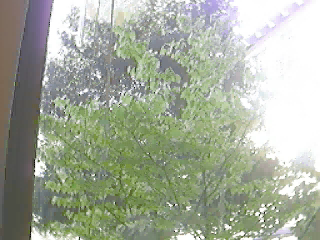
//> input picture frame 45 of src/opencvdemo/tree.avi, 320 x 240 px
$ ./example_15-04 ../../JWKS-Server/GRADEBOT.png   (built with g++ and OpenCV 4)
//> lines starting //> are read from the running program, lines starting //| are printed output that depends on the picture
//Example 15-4. Codebook algorithm implementation
#include <opencv2/opencv.hpp>
#include <vector>
#include <iostream>
#include <cstdlib>
#include <fstream>

using namespace std;

#define CHANNELS 3			//Always 3 because yuv
int cbBounds[CHANNELS];		// IF pixel is within this bound outside of codebook, learn it, else form new code
int minMod[CHANNELS];		// If pixel is lower than a codebook by this amount, it's matched
int maxMod[CHANNELS];		// If pixel is high than a codebook by this amount, it's matched


//The variable t counts the number of points we’ve accumulated since the start or the last
//clear operation. Here’s how the actual codebook elements are described:
//
class CodeElement {
	public:
		uchar learnHigh[CHANNELS];	//High side threshold for learning
		uchar learnLow[CHANNELS];	//Low side threshold for learning
		uchar max[CHANNELS];		//High side of box boundary
		uchar min[CHANNELS];		//Low side of box boundary
		int t_last_update;			//Allow us to kill stale entries
		int stale; 					//max negative run (longest period of inactivity)

		CodeElement() {
			for(int i = 0; i < CHANNELS; i++)
				learnHigh[i] = learnLow[i] = max[i] = min[i] = 0;
			t_last_update = stale = 0;
		}

		CodeElement& operator=( const CodeElement& ce ) {
			for(int i=0; i<CHANNELS; i++ ) {
				learnHigh[i] = ce.learnHigh[i];
				learnLow[i] = ce.learnLow[i];
				min[i] = ce.min[i];
				max[i] = ce.max[i];
			}
			t_last_update = ce.t_last_update;
			stale = ce.stale;
			return *this;
		}

		CodeElement( const CodeElement& ce ) { *this = ce; }
};

// You need one of these for each pixel in the video image (rowXcol)
//
class CodeBook : public vector<CodeElement> {
	public:
	int t;     //Count of every image learned on

	// count every access
	CodeBook() { t=0; }

	// Default is an empty book
	CodeBook( int n ) : vector<CodeElement>(n) { t=0; } // Construct book of size n
};


// Updates the codebook entry with a new data point
// Note: cbBounds must be of length equal to numChannels
//
//
int updateCodebook(  	// return CodeBook index
	const cv::Vec3b& p, // incoming YUV pixel
	CodeBook& c, 		// CodeBook for the pixel
	int* cbBounds,	// Bounds for codebook (usually: {10,10,10})
	int numChannels 	// Number of color channels we're learning
	) {
	if(c.size() == 0)
		c.t = 0;
	c.t += 1;		//Record learning event
	//SET HIGH AND LOW BOUNDS
	unsigned int high[3], low[3], n;
	for( n=0; n<numChannels; n++ ) {
		high[n] = p[n] + *(cbBounds+n);
		if( high[n] > 255 ) high[n] = 255;
		low[n] = p[n] - *(cbBounds+n);
		if( low[n] < 0) low[n] = 0;
	}

	// SEE IF THIS FITS AN EXISTING CODEWORD
	//
	int i;
	int matchChannel;
	for( i=0; i<c.size(); i++ ) {
		matchChannel = 0;
		for( n=0; n<numChannels; n++ ) {
			if( // Found an entry for this channel
				( c[i].learnLow[n] <= p[n] ) && ( p[n] <= c[i].learnHigh[n]))
				matchChannel++;
			}

		if( matchChannel == numChannels ) {// If an entry was found
			c[i].t_last_update = c.t;

			// adjust this codeword for the first channel
			//
			for( n=0; n<numChannels; n++ ) {
				if( c[i].max[n] < p[n] )
					c[i].max[n] = p[n];
				else if( c[i].min[n] > p[n] )
					c[i].min[n] = p[n];
			}
			break;
		}
	}

	// OVERHEAD TO TRACK POTENTIAL STALE ENTRIES
	//
	for( int s=0; s<c.size(); s++ ) {

		// Track which codebook entries are going stale:
		//
		int negRun = c.t - c[s].t_last_update;
		if( c[s].stale < negRun ) c[s].stale = negRun;
	}

	// ENTER A NEW CODEWORD IF NEEDED
	//
	if( i == c.size() ) {
		// if no existing codeword found, make one
		CodeElement ce;
		for( n=0; n<numChannels; n++ ) {
			ce.learnHigh[n] = high[n];
			ce.learnLow[n] = low[n];
			ce.max[n] = p[n];
			ce.min[n] = p[n];
		}
			ce.t_last_update = c.t;
			ce.stale = 0;
			c.push_back( ce );
	}

	// SLOWLY ADJUST LEARNING BOUNDS
	//
	for( n=0; n<numChannels; n++ ) {
		if( c[i].learnHigh[n] < high[n]) c[i].learnHigh[n] += 1;
		if( c[i].learnLow[n] > low[n] ) c[i].learnLow[n] -= 1;
	}
	return c.size();
}

// During learning, after you've learned for some period of time,
// periodically call this to clear out stale codebook entries
//
int foo = 0;
int clearStaleEntries(
	// return number of entries cleared
	CodeBook &c
	// Codebook to clean up
){
	int staleThresh = c.t>>1;
	int *keep = new int[c.size()];
	int keepCnt = 0;

	// SEE WHICH CODEBOOK ENTRIES ARE TOO STALE
	//
	int foogo2 = 0;
	for( int i=0; i<c.size(); i++ ){
		if(c[i].stale > staleThresh)
			keep[i] = 0; // Mark for destruction
		else
		{
			keep[i] = 1; // Mark to keep
			keepCnt += 1;
		}
	}

	// move the entries we want to keep to the front of the vector and then
	// truncate to the correct length once all of the good stuff is saved.
	//
	int k = 0;
	int numCleared = 0;
	for( int ii=0; ii<c.size(); ii++ ) {
		if( keep[ii] ) {
			c[k] = c[ii];
			// We have to refresh these entries for next clearStale
			c[k].t_last_update = 0;
			k++;
		} else {
			numCleared++;
		}
	}
	c.resize( keepCnt );
	delete[] keep;
	return numCleared;
}

// Given a pixel and a codebook, determine whether the pixel is
// covered by the codebook
//
// NOTES:
// minMod and maxMod must have length numChannels,
// e.g. 3 channels => minMod[3], maxMod[3]. There is one min and
//      one max threshold per channel.
//
uchar backgroundDiff( // return 0 => background, 255 => foreground
const cv::Vec3b& p,   // Pixel (YUV)
CodeBook& c,          // Codebook
int numChannels,      // Number of channels we are testing
int* minMod_,          // Add this (possibly negative) number onto max level
                      //    when determining whether new pixel is foreground
int* maxMod_           // Subtract this (possibly negative) number from min
                      //    level when determining whether new pixel is
                      //    foreground
) {
	int matchChannel;

	// SEE IF THIS FITS AN EXISTING CODEWORD
	//
	int i;
	for( i=0; i<c.size(); i++ ) {
		matchChannel = 0;
		for( int n=0; n<numChannels; n++ ) {
			if((c[i].min[n] - minMod_[n] <= p[n] ) && (p[n] <= c[i].max[n] + maxMod_[n]))
			{
				matchChannel++; // Found an entry for this channel
			} else {
				break;
			}
		}
		if(matchChannel == numChannels) {
			break; // Found an entry that matched all channels
		}
	}
	if( i >= c.size() )	//No match with codebook => foreground
		return 255;
	return 0; 			//Else background
}

///////////////////////////////////////////////////////////////////////////////////////////////////
/////////////////// This part adds a "main" to run the above code. ////////////////////////////////
///////////////////////////////////////////////////////////////////////////////////////////////////

// Just make a convienience class (assumes image will not change size in video);
class CbBackgroudDiff {
	public:
	cv::Mat Iyuv;					//Will hold the yuv converted image
	cv::Mat mask;					//Will hold the background difference mask
	vector<CodeBook> codebooks;   	//Will hold a CodeBook for each pixel
	int row, col, image_length;		//How many pixels are in the image

	//Constructor
	void init(cv::Mat &I_from_video) {
		vector<int> v(3,10);
		set_global_vecs(cbBounds, v);
		v[0] = 6; v[1] = 20; v[2] = 8; //Just some decent defaults for low side
		set_global_vecs(minMod, v);
		v[0] = 70; v[1] = 20; v[2] = 6; //Decent defaults for high side
		set_global_vecs(maxMod, v);
		Iyuv.create(I_from_video.size(), I_from_video.type());
		mask.create(I_from_video.size(), CV_8UC1);
		row = I_from_video.rows;
		col = I_from_video.cols;
		image_length = row*col;
		cout << "(row,col,len) = (" << row << ", " << col << ", " << image_length << ")" << endl;
		codebooks.resize(image_length);
	}

	CbBackgroudDiff(cv::Mat &I_from_video) {
		init(I_from_video);
	}

	CbBackgroudDiff(){};

	//Convert to YUV
	void convert_to_yuv(cv::Mat &Irgb)
	{
		cvtColor(Irgb, Iyuv, cv::COLOR_BGR2YUV);
	}

	int size_check(cv::Mat &I) { //Check that image doesn't change size, return -1 if size doesn't match, else 0
		int ret = 0;
		if((row != I.rows) || (col != I.cols)) {
			cerr << "ERROR: Size changed! old[" << row << ", " << col << "], now [" << I.rows << ", " << I.cols << "]!" << endl;
			ret = -1;
		}
		return ret;
	}

	//Utilities for setting gloabals
	void set_global_vecs(int *globalvec, vector<int> &vec) {
		if(vec.size() != CHANNELS) {
			cerr << "Input vec[" << vec.size() << "] should equal CHANNELS [" << CHANNELS << "]" << endl;
			vec.resize(CHANNELS, 10);
		}
		int i = 0;
		for (vector<int>::iterator it = vec.begin(); it != vec.end(); ++it, ++i) {
			 globalvec[i] = *it;
		 }
	 }

	//Background operations
	int updateCodebookBackground(cv::Mat &Irgb) { //Learn codebook, -1 if error, else total # of codes
		convert_to_yuv(Irgb);
		if(size_check(Irgb))
			return -1;
		int total_codebooks = 0;
		cv::Mat_<cv::Vec3b>::iterator Iit = Iyuv.begin<cv::Vec3b>(), IitEnd = Iyuv.end<cv::Vec3b>();
		vector<CodeBook>::iterator Cit = codebooks.begin(), CitEnd = codebooks.end();
		for(; Iit != IitEnd; ++Iit,++Cit) {
			total_codebooks += updateCodebook(*Iit,*Cit,cbBounds,CHANNELS);
		}
		if(Cit != CitEnd)
			cerr << "ERROR: Cit != CitEnd in updateCodeBackground(...) " << endl;
		return(total_codebooks);
	}

	int clearStaleEntriesBackground() { //Clean out stuff that hasn't been updated for a long time
		int total_cleared = 0;
		vector<CodeBook>::iterator Cit = codebooks.begin(), CitEnd = codebooks.end();
		for(; Cit != CitEnd; ++Cit) {
			total_cleared += clearStaleEntries(*Cit);
		}
		return(total_cleared);
	}

	int backgroundDiffBackground(cv::Mat &Irgb) {  //Take the background difference of the image
		convert_to_yuv(Irgb);
		if(size_check(Irgb))
			return -1;
		cv::Mat_<cv::Vec3b>::iterator Iit = Iyuv.begin<cv::Vec3b>(), IitEnd = Iyuv.end<cv::Vec3b>();
		vector<CodeBook>::iterator Cit = codebooks.begin(), CitEnd = codebooks.end();
		cv::Mat_<uchar>::iterator Mit = mask.begin<uchar>(), MitEnd = mask.end<uchar>();
		for(; Iit != IitEnd; ++Iit,++Cit,++Mit) {
			*Mit = backgroundDiff(*Iit,*Cit,CHANNELS,minMod,maxMod);
		}
		if((Cit != CitEnd)||(Mit != MitEnd)){
			cerr << "ERROR: Cit != CitEnd and, or Mit != MitEnd in updateCodeBackground(...) " << endl;
			return -1;
		}
		return 0;
	}
}; // end CbBackgroudDiff


// [49 lines left out: functions help, adjustThresholds, not called in this run]


////////////////////////////////////////////////////////////////
int main( int argc, char** argv) {
	cv::namedWindow( argv[0], cv::WINDOW_AUTOSIZE );
	cv::VideoCapture cap;
	// [6 lines of commented-out code are left out]
  cap.open("E:/app/julia/Learning-OpenCV-3_examples/tree.avi");
	int number_to_train_on = atoi("50");
	cv::Mat image;
	CbBackgroudDiff bgd;

	// FIRST PROCESSING LOOP (TRAINING):
	//
	int frame_count = 0;
	int key;
	bool first_frame = true;
	cout << "Total frames to train on = " << number_to_train_on << endl; //db
	char seg[] = "Segmentation";
	while(1) {
		cout << "frame#: " << frame_count;
		cap >> image;
//> image is the input picture: 240 rows x 320 cols, CV_8UC3; mean B, G, R 155, 171.9, 164.7
		if( !image.data ) exit(1); // Something went wrong, abort
		if(frame_count == 0) { bgd.init(image);}
//| (row,col,len) = (240, 320, 76800)

		cout << ", Codebooks: " << bgd.updateCodebookBackground(image) << endl;
//> in convert_to_yuv, `cvtColor(Irgb, Iyuv, cv::COLOR_BGR2YUV);`: Iyuv: 240 rows x 320 cols, CV_8UC3; mean of channels 0, 1, 2 167.8, 121.7, 125.2
//> after the loop in updateCodebookBackground, `for(; Iit != IitEnd; ++Iit,++Cit)`: total_codebooks = 76800
//| , Codebooks: 76800

		cv::imshow( argv[0], image );
		frame_count++;
		if( (key = cv::waitKey(7)) == 27 || key == 'q' || key == 'Q' || frame_count >= number_to_train_on) break; //Allow early exit on space, esc, q
//> the 'q' key is pressed
	}

	// We have accumulated our training, now create the models
	//
	cout << "Created the background model" << endl;
	cout << "Total entries cleared = " << bgd.clearStaleEntriesBackground() << endl;
//| Total entries cleared = 0
	cout << "Press a key to start background differencing, 'a' to set thresholds, esc or q or Q to quit" << endl;

	// SECOND PROCESSING LOOP (TESTING):
	//
	cv::namedWindow( seg, cv::WINDOW_AUTOSIZE );
	while((key = cv::waitKey()) != 27 || key == 'q' || key == 'Q'  ) { // esc, 'q' or 'Q' to exit
//> the 'q' key is pressed
		cap >> image;
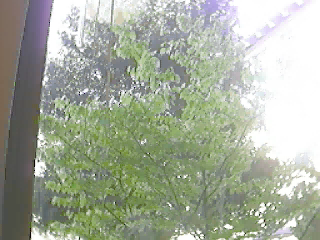
//> input picture frame 46 of src/opencvdemo/tree.avi, 320 x 240 px
//> image is the input picture: 240 rows x 320 cols, CV_8UC3; mean B, G, R 154.8, 171.9, 164.6
		if( !image.data ) exit(0);
		cout <<  frame_count++ << " 'a' to adjust threholds" << endl;
		if(key == 'a') {
			cout << "Adjusting thresholds" << endl;
		  cout << "y,u,v for channel; l for minMod, h for maxMod threshold; , for down, . for up; esq or q to quit;" << endl;
			adjustThresholds(seg,image,bgd);
		}
		else {
			if(bgd.backgroundDiffBackground(image)) {
//> in convert_to_yuv (call 2), `cvtColor(Irgb, Iyuv, cv::COLOR_BGR2YUV);`: Iyuv: 240 rows x 320 cols, CV_8UC3; mean of channels 0, 1, 2 167.7, 121.7, 125.1
//> after the loop in backgroundDiffBackground, `for(; Iit != IitEnd; ++Iit,++Cit,++Mit)`:
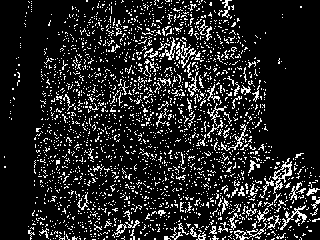
//> mask: 240 rows x 320 cols, CV_8UC1; 14.2% white in thin lines or dots
				cerr << "ERROR, bdg.backgroundDiffBackground(...) failed" << endl;
				exit(-1);
			}
		}
		cv::imshow("Segmentation",bgd.mask);
	}
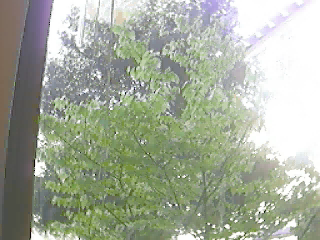
//> image: 240 rows x 320 cols, CV_8UC3; mean B, G, R 154.3, 171.6, 164.2
	exit(0);
//> (the program exits here)
